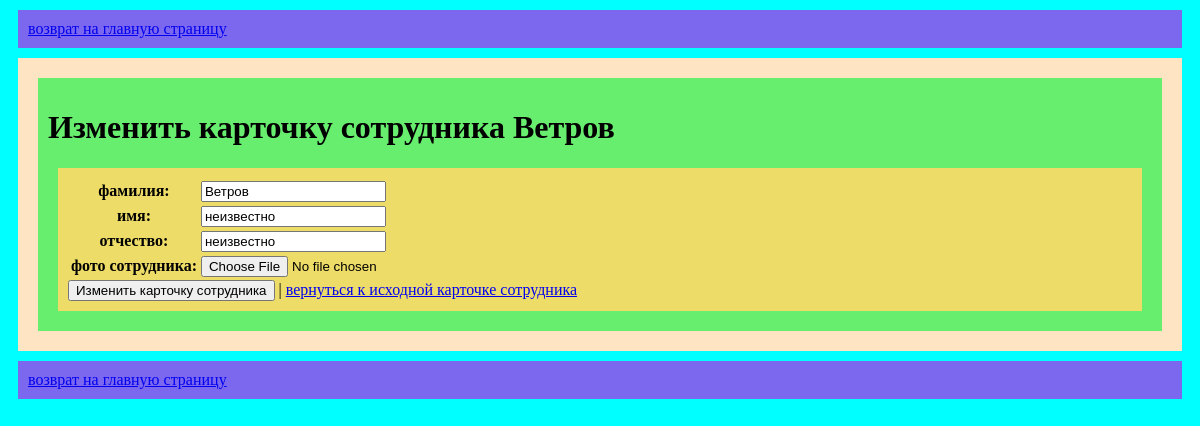
Screenshot of /update_personnel/12 with the database file from the repository.
### app/models.py (models this page shows, shortened)
class ProfilePersonnelModel(models.Model):
    surname = models.CharField(max_length=20, verbose_name="фамилия", blank=False,
                               validators=[MinLengthValidator(2)])  # валидация минимальной длинны
    name = models.CharField(max_length=20, verbose_name="имя", blank=True, default="неизвестно",
                            validators=[MinLengthValidator(2)])  # валидация минимальной длинны
    patronymic = models.CharField(max_length=20, verbose_name="отчество", blank=True, default="неизвестно",
                                  validators=[MinLengthValidator(2)])  # валидация минимальной длинны
    image = models.FileField(upload_to="personnel_gallery/", blank=True, verbose_name="фото сотрудника")

### app/views.py (the view)
# urls.py: path('update_personnel/<int:pk>', views.UpdatePersonnel.as_view(), name='update_personnel'),
class UpdatePersonnel(UpdateView):
    model = models.ProfilePersonnelModel
    form_class = forms.PersonnelForm
    template_name = "app/update_personnel.html"
    success_url = reverse_lazy("app:list_personnel")
    context_object_name = "person_one"  # переменная, передающаяся в шаблон

### app/forms.py
class PersonnelForm(forms.ModelForm):
    class Meta:
        model = models.ProfilePersonnelModel
        fields = "__all__"
        labels = {
            "surname": "фамилия",
            "name": "имя",
            "patronymic": "отчество",
            "image": "фото сотрудника",
        }
        error_messages = {
            "surname": {
                "max_length": "слишком длинная фамилия",
                "min_length": "слишком короткая фамилия",
                "required": "поле не должно быть пустым",
            },
            "name": {
                "max_length": "слишком длинное имя",
                "min_length": "слишком короткое имя",
                "required": "поле не должно быть пустым",
            },
            "patronymic": {
                "max_length": "слишком длинное отчество",
                "min_length": "слишком короткое отчество",
                "required": "поле не должно быть пустым",
            },
        }

### app/templates/app/update_personnel.html (shortened to what this page needs)
{% extends 'app/base.html'  %}
{% load static %}
{% block content %}
<div class="base-content">
    <h1>Изменить карточку сотрудника {{ person_one.surname }}</h1>
    <div class="one-person">
        <form method="POST" enctype="multipart/form-data">
            <table>
                {{ form }}
            </table>
            <button type="submit">Изменить карточку сотрудника</button> |
            <a href="{% url 'app:detail_personnel' person_one.pk %}">вернуться к исходной карточке сотрудника</a>
        </form>
    </div>
</div>
{% endblock %}

### app/static/app/css/base.css (style rules this page uses)
html { background-color: cyan; }
.base-content { background-color: #68ee6f; margin: 10px; padding: 10px; }
.one-person { background-color: #eedc68; margin: 10px; padding: 10px; }

### rows the page displays
ProfilePersonnelModel: surname "Ветров", name "неизвестно", patronymic "неизвестно"
